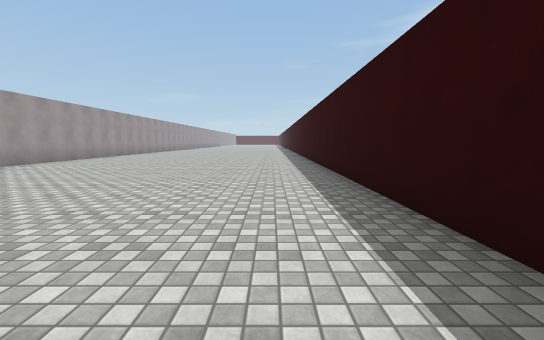
View 1 (above)

12 first-person views from a walk through a Unity game level. The camera is 1.3 m above the floor, tilts 6° down and sees 90° across. The floor is counted in squares, 2 m on a side. Each view is taken from the middle of a square. On the plan, view 1 faces up. The plan holds only what a view shows up to about 9 squares ahead; the rest is blank. The place goes on beyond the plan. Surface patterns are stand-ins for the level's own textures.

View 2
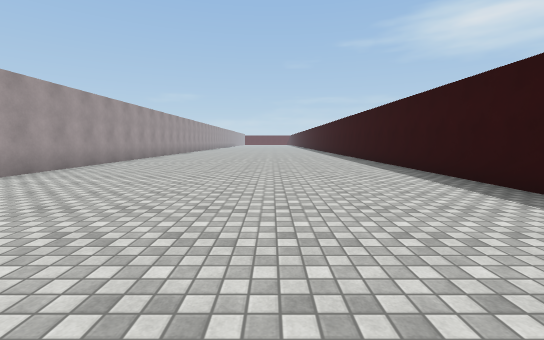

View 3
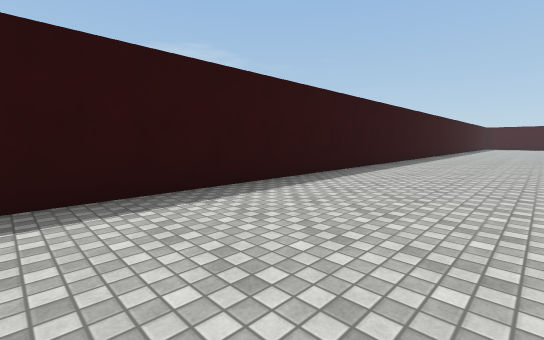

View 4
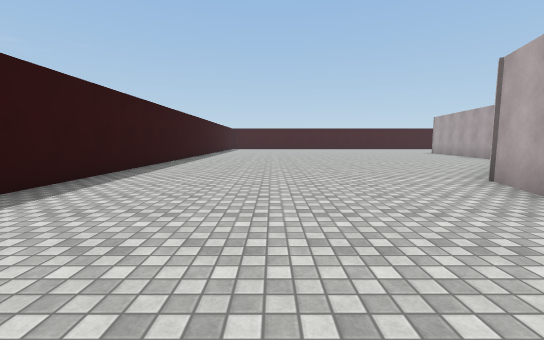

View 5
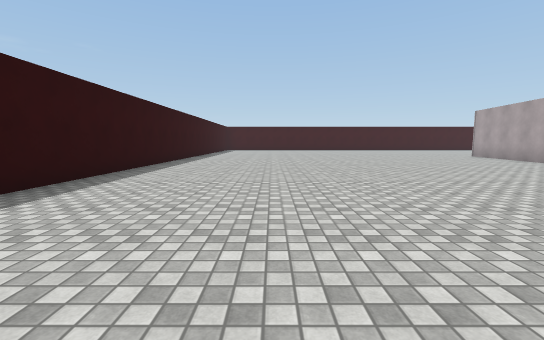

View 6
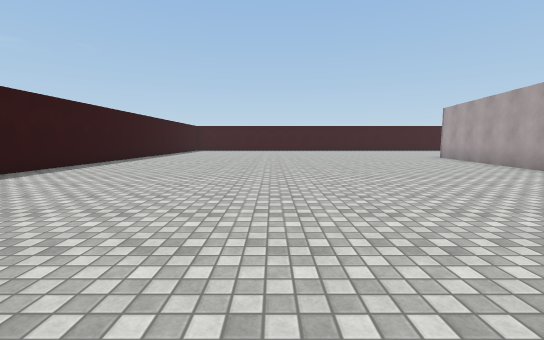

View 7
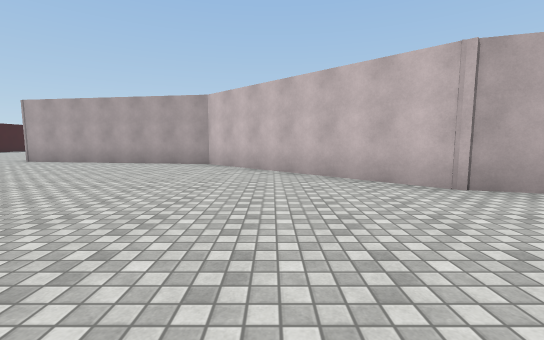

View 8
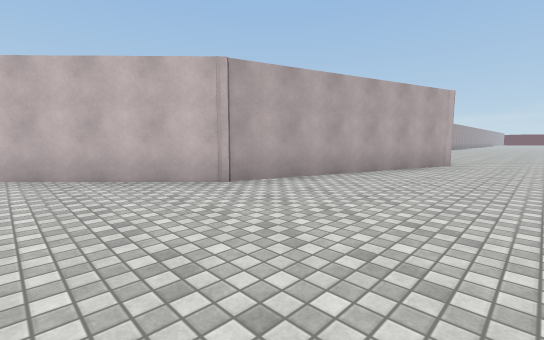

View 9
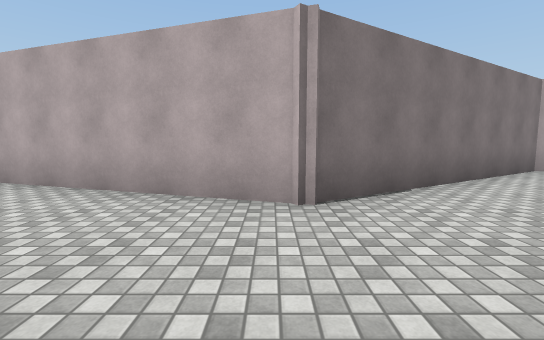

View 10
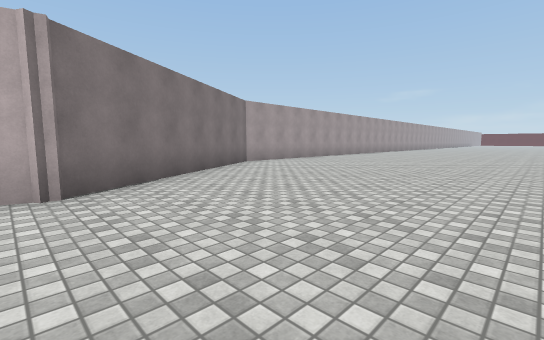

View 11
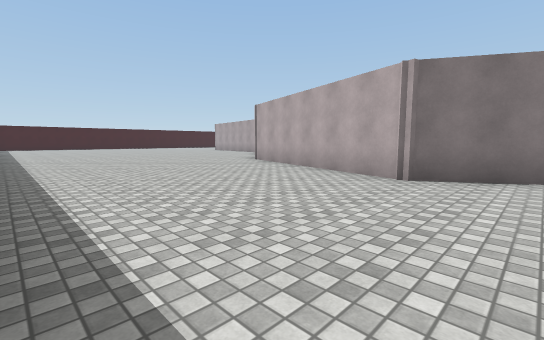

View 12
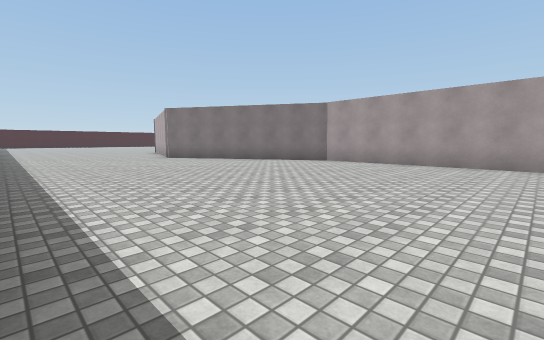

### Floor plan
Points are (right, up) in squares from view 1. A wall is a line through its corners. A room is listed if a view was taken in it or the views show most of it. See-through windows are left out.
Room 1 (views 1, 2, 3, 4, 5, 6, 7, 8, 9, 10, 11, 12)
walls: (1.3, -13.1) (1.3, 12.1); (-6.9, 12.1) (-6.9, 6.7) (-3.8, 1.4) (-5.6, -4.5) (-9.8, -8.8) (-10.5, -13.6)

Where each view was taken, in squares from view 1:
view 1: 0 up, 0 right, facing up
view 2: 3 up, 2 left, facing up
view 3: 4 up, 2 left, facing down-right
view 4: 0 up, 2 left, facing down
view 5: 3 down, 2 left, facing down
view 6: 4 down, 4 left, facing down
view 7: 7 down, 2 left, facing left
view 8: 7 down, 2 left, facing up-left
view 9: 1 up, 1 left, facing left
view 10: 1 up, 0 right, facing up-left
view 11: 3 up, 1 right, facing down-left
view 12: 12 up, 1 right, facing down-left
